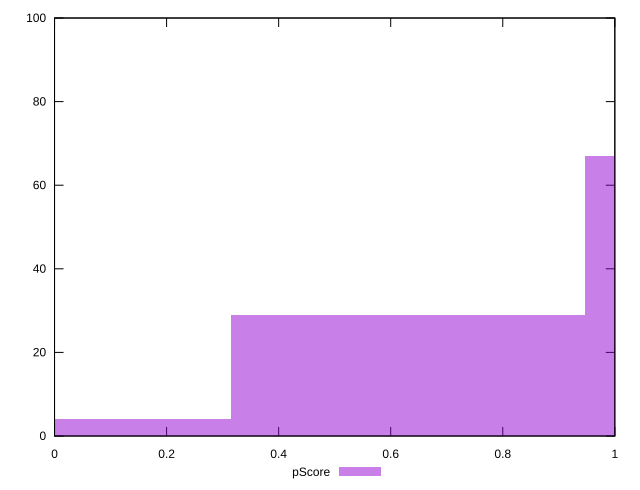

Generate this figure with gnuplot:
reset

$pScore <<EOF
1.2624756110035045 67
0.6312378055017522 29
0 4
EOF

set key outside below
set boxwidth 0.6312378055017522
set xrange [0:1]
set yrange [0:100]
set trange [0:100]
set style fill transparent solid 0.5 noborder
set terminal svg size 640, 490 enhanced background rgb 'white'
set output "reprap/uses-rel-preload/samples/pages+cached+noexternal+nomedia+nocss+nojs/pScore/histogram.svg"

plot $pScore title "pScore" with boxes

reset
